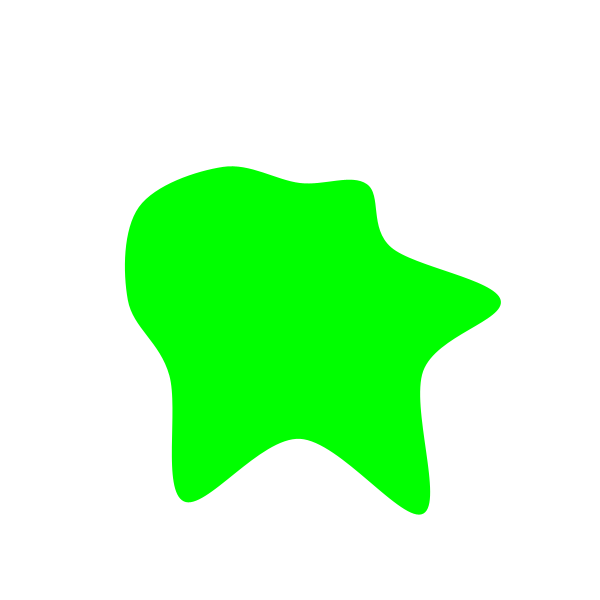
Frame 1 (no input)
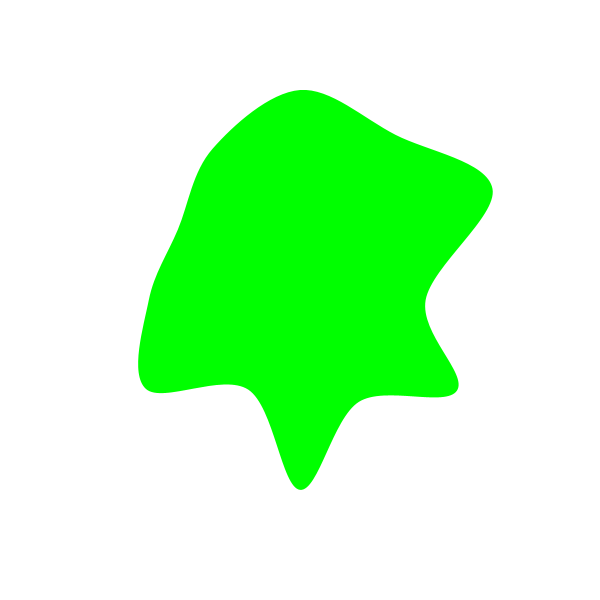
Frame 60 (the mouse pressed at the canvas centre just before this capture)
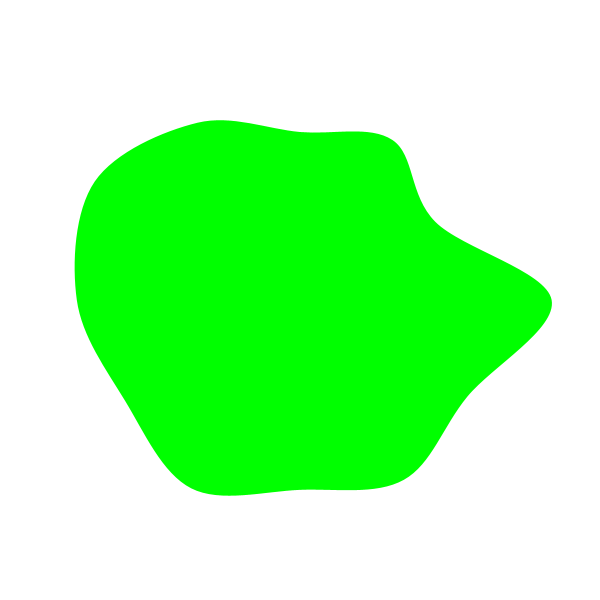
Frame 120 (the mouse held since frame 60 and released just before this capture)

The Processing sketch that drew these frames (run headless with seeded random() and noise(); from frame 60 on, the mouse is pressed at the canvas centre):

// Processing sketch: ameba
// ── ameba.pde
int n = 12 ;
float uAngle = TWO_PI / n ;
float[] radius = new float[n] ;
float x = 0, y = 0 ;
float cX = 0, cY = 0 ;
int[] sign = new int[n] ;
float rMax = 250 ;
float rMin = 100 ;

void setup() {
  size(600, 600) ;
  cX = width / 2 ;
  cY = height / 2 ;
  noStroke() ;
  for (int i = 0 ; i < n ; i++) {
    //float r = random(-1, 1) ;
    //sign[i] = r >= 0 ? 1: -1 ;
    sign[i] = 1 ;
    radius[i] = random(rMin, rMax + 1) ;
  }
}

void draw() {
  background(255) ;
  beginShape() ;
  for (int i = 0 ; i < n ; i++) {
    if (radius[i] < rMin ^ radius[i] > rMax) {
      sign[i] *= -1 ;
    }
    radius[i] += sign[i] * 3 ;
    x = cX + radius[i] * cos(i * uAngle) ;
    y = cY + radius[i] * sin(i * uAngle) ;
    curveVertex(x, y) ;
  }
  // repeat first 3 vertices
  for (int i = 0 ; i < 3 ; i++) {
    x = cX + radius[i] * cos(i * uAngle) ;
    y = cY + radius[i] * sin(i * uAngle) ;
    curveVertex(x, y) ;
  }
  fill(0, 255, 0) ;
  endShape() ;
}
